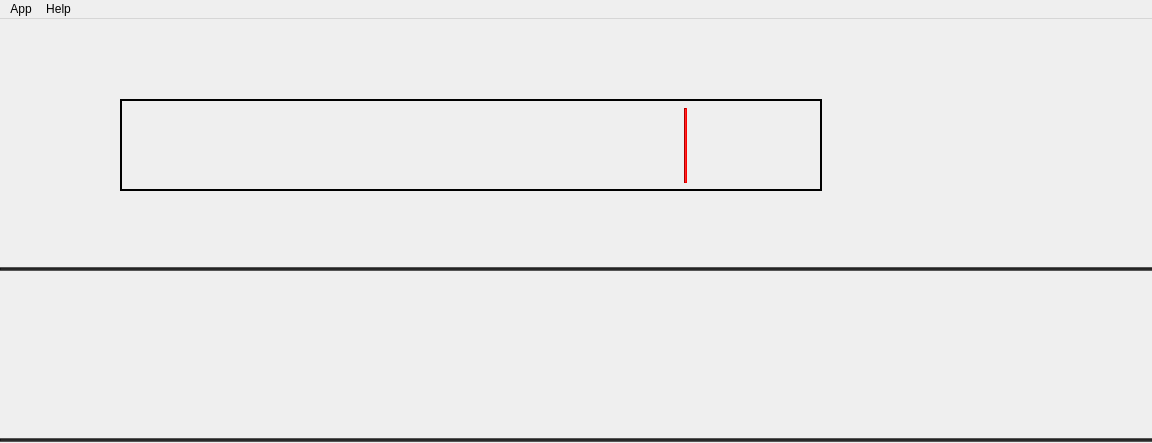
<?xml version="1.0" encoding="UTF-8"?>
<ui version="4.0">
 <class>MainWindow</class>
 <widget class="QMainWindow" name="MainWindow">
  <property name="geometry">
   <rect>
    <x>0</x>
    <y>0</y>
    <width>1152</width>
    <height>443</height>
   </rect>
  </property>
  <property name="windowTitle">
   <string>Piano</string>
  </property>
  <widget class="QWidget" name="centralwidget">
   <widget class="Line" name="line_5">
    <property name="geometry">
     <rect>
      <x>820</x>
      <y>80</y>
      <width>2</width>
      <height>90</height>
     </rect>
    </property>
    <property name="styleSheet">
     <string notr="true">background: black</string>
    </property>
    <property name="lineWidth">
     <number>1</number>
    </property>
    <property name="orientation">
     <enum>Qt::Vertical</enum>
    </property>
   </widget>
   <widget class="Line" name="line">
    <property name="geometry">
     <rect>
      <x>684</x>
      <y>89</y>
      <width>3</width>
      <height>75</height>
     </rect>
    </property>
    <property name="cursor">
     <cursorShape>ArrowCursor</cursorShape>
    </property>
    <property name="styleSheet">
     <string notr="true">background: red</string>
    </property>
    <property name="orientation">
     <enum>Qt::Vertical</enum>
    </property>
   </widget>
   <widget class="Line" name="line_4">
    <property name="geometry">
     <rect>
      <x>120</x>
      <y>80</y>
      <width>2</width>
      <height>90</height>
     </rect>
    </property>
    <property name="styleSheet">
     <string>background: black</string>
    </property>
    <property name="orientation">
     <enum>Qt::Vertical</enum>
    </property>
   </widget>
   <widget class="Line" name="line_3">
    <property name="geometry">
     <rect>
      <x>120</x>
      <y>170</y>
      <width>702</width>
      <height>2</height>
     </rect>
    </property>
    <property name="styleSheet">
     <string>background: black</string>
    </property>
    <property name="orientation">
     <enum>Qt::Horizontal</enum>
    </property>
   </widget>
   <widget class="Line" name="line_2">
    <property name="geometry">
     <rect>
      <x>120</x>
      <y>80</y>
      <width>700</width>
      <height>2</height>
     </rect>
    </property>
    <property name="styleSheet">
     <string>background: black</string>
    </property>
    <property name="orientation">
     <enum>Qt::Horizontal</enum>
    </property>
   </widget>
   <widget class="QPushButton" name="pushButton">
    <property name="geometry">
     <rect>
      <x>900</x>
      <y>90</y>
      <width>71</width>
      <height>71</height>
     </rect>
    </property>
    <property name="cursor">
     <cursorShape>PointingHandCursor</cursorShape>
    </property>
    <property name="styleSheet">
     <string notr="true"/>
    </property>
    <property name="text">
     <string/>
    </property>
    <property name="icon">
     <iconset>
      <normaloff>images/play.png</normaloff>images/play.png</iconset>
    </property>
    <property name="iconSize">
     <size>
      <width>67</width>
      <height>67</height>
     </size>
    </property>
    <property name="flat">
     <bool>true</bool>
    </property>
   </widget>
   <widget class="QPushButton" name="pushButton_2">
    <property name="geometry">
     <rect>
      <x>1020</x>
      <y>90</y>
      <width>71</width>
      <height>71</height>
     </rect>
    </property>
    <property name="cursor">
     <cursorShape>PointingHandCursor</cursorShape>
    </property>
    <property name="text">
     <string/>
    </property>
    <property name="icon">
     <iconset>
      <normaloff>images/stop.png</normaloff>images/stop.png</iconset>
    </property>
    <property name="iconSize">
     <size>
      <width>65</width>
      <height>65</height>
     </size>
    </property>
    <property name="flat">
     <bool>true</bool>
    </property>
   </widget>
   <widget class="Line" name="line_6">
    <property name="geometry">
     <rect>
      <x>0</x>
      <y>248</y>
      <width>1200</width>
      <height>4</height>
     </rect>
    </property>
    <property name="styleSheet">
     <string notr="true">background: rgba(20, 20, 20, 0.7)</string>
    </property>
    <property name="orientation">
     <enum>Qt::Horizontal</enum>
    </property>
   </widget>
   <widget class="QLabel" name="label">
    <property name="geometry">
     <rect>
      <x>-10</x>
      <y>250</y>
      <width>1171</width>
      <height>171</height>
     </rect>
    </property>
    <property name="text">
     <string/>
    </property>
    <property name="pixmap">
     <pixmap>images/piano.PNG</pixmap>
    </property>
    <property name="scaledContents">
     <bool>true</bool>
    </property>
    <property name="indent">
     <number>-2</number>
    </property>
   </widget>
   <widget class="Line" name="line_8">
    <property name="geometry">
     <rect>
      <x>0</x>
      <y>419</y>
      <width>1200</width>
      <height>4</height>
     </rect>
    </property>
    <property name="styleSheet">
     <string notr="true">background: rgba(20, 20, 20, 0.7)</string>
    </property>
    <property name="orientation">
     <enum>Qt::Horizontal</enum>
    </property>
   </widget>
   <widget class="QLabel" name="label_2">
    <property name="geometry">
     <rect>
      <x>18</x>
      <y>250</y>
      <width>27</width>
      <height>171</height>
     </rect>
    </property>
    <property name="text">
     <string/>
    </property>
   </widget>
   <widget class="QLabel" name="label_3">
    <property name="geometry">
     <rect>
      <x>54</x>
      <y>250</y>
      <width>27</width>
      <height>171</height>
     </rect>
    </property>
    <property name="text">
     <string/>
    </property>
   </widget>
   <widget class="QLabel" name="label_4">
    <property name="geometry">
     <rect>
      <x>130</x>
      <y>250</y>
      <width>27</width>
      <height>171</height>
     </rect>
    </property>
    <property name="text">
     <string/>
    </property>
   </widget>
   <widget class="QLabel" name="label_5">
    <property name="geometry">
     <rect>
      <x>168</x>
      <y>250</y>
      <width>26</width>
      <height>171</height>
     </rect>
    </property>
    <property name="text">
     <string/>
    </property>
   </widget>
   <widget class="QLabel" name="label_6">
    <property name="geometry">
     <rect>
      <x>206</x>
      <y>250</y>
      <width>26</width>
      <height>171</height>
     </rect>
    </property>
    <property name="text">
     <string/>
    </property>
   </widget>
   <widget class="QLabel" name="label_7">
    <property name="geometry">
     <rect>
      <x>280</x>
      <y>250</y>
      <width>25</width>
      <height>171</height>
     </rect>
    </property>
    <property name="text">
     <string/>
    </property>
   </widget>
   <widget class="QLabel" name="label_8">
    <property name="geometry">
     <rect>
      <x>317</x>
      <y>250</y>
      <width>25</width>
      <height>171</height>
     </rect>
    </property>
    <property name="text">
     <string/>
    </property>
   </widget>
   <widget class="QLabel" name="label_9">
    <property name="geometry">
     <rect>
      <x>392</x>
      <y>250</y>
      <width>26</width>
      <height>171</height>
     </rect>
    </property>
    <property name="text">
     <string/>
    </property>
   </widget>
   <widget class="QLabel" name="label_10">
    <property name="geometry">
     <rect>
      <x>429</x>
      <y>250</y>
      <width>25</width>
      <height>171</height>
     </rect>
    </property>
    <property name="text">
     <string/>
    </property>
   </widget>
   <widget class="QLabel" name="label_11">
    <property name="geometry">
     <rect>
      <x>466</x>
      <y>250</y>
      <width>25</width>
      <height>171</height>
     </rect>
    </property>
    <property name="text">
     <string/>
    </property>
   </widget>
   <widget class="QLabel" name="label_12">
    <property name="geometry">
     <rect>
      <x>542</x>
      <y>250</y>
      <width>25</width>
      <height>171</height>
     </rect>
    </property>
    <property name="text">
     <string/>
    </property>
   </widget>
   <widget class="QLabel" name="label_13">
    <property name="geometry">
     <rect>
      <x>579</x>
      <y>250</y>
      <width>25</width>
      <height>171</height>
     </rect>
    </property>
    <property name="text">
     <string/>
    </property>
   </widget>
   <widget class="QLabel" name="label_14">
    <property name="geometry">
     <rect>
      <x>655</x>
      <y>250</y>
      <width>25</width>
      <height>171</height>
     </rect>
    </property>
    <property name="text">
     <string/>
    </property>
   </widget>
   <widget class="QLabel" name="label_15">
    <property name="geometry">
     <rect>
      <x>692</x>
      <y>250</y>
      <width>25</width>
      <height>171</height>
     </rect>
    </property>
    <property name="text">
     <string/>
    </property>
   </widget>
   <widget class="QLabel" name="label_16">
    <property name="geometry">
     <rect>
      <x>730</x>
      <y>250</y>
      <width>25</width>
      <height>171</height>
     </rect>
    </property>
    <property name="text">
     <string/>
    </property>
   </widget>
   <widget class="QLabel" name="label_17">
    <property name="geometry">
     <rect>
      <x>805</x>
      <y>250</y>
      <width>25</width>
      <height>171</height>
     </rect>
    </property>
    <property name="text">
     <string/>
    </property>
   </widget>
   <widget class="QLabel" name="label_18">
    <property name="geometry">
     <rect>
      <x>843</x>
      <y>250</y>
      <width>25</width>
      <height>171</height>
     </rect>
    </property>
    <property name="text">
     <string/>
    </property>
   </widget>
   <widget class="QLabel" name="label_19">
    <property name="geometry">
     <rect>
      <x>918</x>
      <y>250</y>
      <width>25</width>
      <height>171</height>
     </rect>
    </property>
    <property name="text">
     <string/>
    </property>
   </widget>
   <widget class="QLabel" name="label_20">
    <property name="geometry">
     <rect>
      <x>956</x>
      <y>250</y>
      <width>25</width>
      <height>171</height>
     </rect>
    </property>
    <property name="text">
     <string/>
    </property>
   </widget>
   <widget class="QLabel" name="label_21">
    <property name="geometry">
     <rect>
      <x>995</x>
      <y>250</y>
      <width>24</width>
      <height>171</height>
     </rect>
    </property>
    <property name="text">
     <string/>
    </property>
   </widget>
   <widget class="QLabel" name="label_22">
    <property name="geometry">
     <rect>
      <x>1070</x>
      <y>250</y>
      <width>26</width>
      <height>171</height>
     </rect>
    </property>
    <property name="text">
     <string/>
    </property>
   </widget>
   <widget class="QLabel" name="label_23">
    <property name="geometry">
     <rect>
      <x>1107</x>
      <y>250</y>
      <width>25</width>
      <height>171</height>
     </rect>
    </property>
    <property name="text">
     <string/>
    </property>
   </widget>
   <widget class="QLabel" name="label_24">
    <property name="geometry">
     <rect>
      <x>105</x>
      <y>250</y>
      <width>25</width>
      <height>171</height>
     </rect>
    </property>
    <property name="text">
     <string/>
    </property>
   </widget>
   <widget class="QLabel" name="label_25">
    <property name="geometry">
     <rect>
      <x>628</x>
      <y>250</y>
      <width>26</width>
      <height>171</height>
     </rect>
    </property>
    <property name="text">
     <string/>
    </property>
   </widget>
   <widget class="QLabel" name="label_26">
    <property name="geometry">
     <rect>
      <x>366</x>
      <y>250</y>
      <width>25</width>
      <height>171</height>
     </rect>
    </property>
    <property name="text">
     <string/>
    </property>
   </widget>
   <widget class="QLabel" name="label_27">
    <property name="geometry">
     <rect>
      <x>870</x>
      <y>250</y>
      <width>23</width>
      <height>171</height>
     </rect>
    </property>
    <property name="text">
     <string/>
    </property>
   </widget>
  </widget>
  <widget class="QMenuBar" name="menuBar">
   <property name="geometry">
    <rect>
     <x>0</x>
     <y>0</y>
     <width>1152</width>
     <height>21</height>
    </rect>
   </property>
   <widget class="QMenu" name="menuHelp">
    <property name="title">
     <string>Help</string>
    </property>
    <addaction name="actionInstruction"/>
   </widget>
   <widget class="QMenu" name="menuApp">
    <property name="title">
     <string>App</string>
    </property>
    <addaction name="actionClose_Ctrl_L"/>
   </widget>
   <addaction name="menuApp"/>
   <addaction name="menuHelp"/>
  </widget>
  <action name="actionOpen_music_file">
   <property name="text">
    <string>Open (Ctrl + F)</string>
   </property>
   <property name="shortcut">
    <string>Ctrl+F</string>
   </property>
   <property name="shortcutVisibleInContextMenu">
    <bool>false</bool>
   </property>
  </action>
  <action name="actionSave_Ctrl_S">
   <property name="text">
    <string>Save result Ctrl + S</string>
   </property>
  </action>
  <action name="actionEnglish">
   <property name="text">
    <string>English</string>
   </property>
  </action>
  <action name="actionRussian">
   <property name="text">
    <string>Russian</string>
   </property>
  </action>
  <action name="actionInstruction">
   <property name="text">
    <string>Instruction (Ctrl + H)</string>
   </property>
  </action>
  <action name="actionEnglish_2">
   <property name="text">
    <string>English</string>
   </property>
  </action>
  <action name="actionRussian_2">
   <property name="text">
    <string>Russian</string>
   </property>
  </action>
  <action name="actionSong_1">
   <property name="text">
    <string>Song 1</string>
   </property>
  </action>
  <action name="actionSong_2">
   <property name="text">
    <string>Song 2</string>
   </property>
  </action>
  <action name="actionClose_application_Ctrl_L">
   <property name="text">
    <string>Close application (Ctrl + L)</string>
   </property>
   <property name="shortcut">
    <string>Ctrl+L</string>
   </property>
  </action>
  <action name="actionClose_Ctrl_L">
   <property name="text">
    <string>Close (Ctrl + L)</string>
   </property>
   <property name="shortcut">
    <string>Ctrl+L</string>
   </property>
  </action>
 </widget>
 <resources/>
 <connections/>
</ui>
